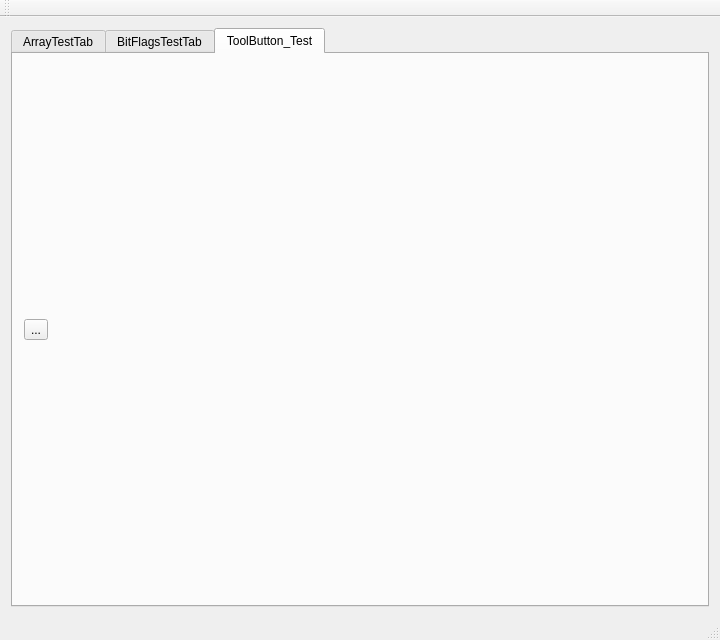
<?xml version="1.0" encoding="UTF-8"?>
<ui version="4.0">
 <class>BasicTestsClass</class>
 <widget class="QMainWindow" name="BasicTestsClass">
  <property name="geometry">
   <rect>
    <x>0</x>
    <y>0</y>
    <width>720</width>
    <height>640</height>
   </rect>
  </property>
  <property name="minimumSize">
   <size>
    <width>720</width>
    <height>640</height>
   </size>
  </property>
  <property name="windowTitle">
   <string>BasicTests</string>
  </property>
  <widget class="QWidget" name="centralWidget">
   <layout class="QVBoxLayout" name="verticalLayout">
    <item>
     <widget class="QTabWidget" name="tabWidget">
      <property name="currentIndex">
       <number>2</number>
      </property>
      <widget class="TzArrayTestTab" name="ArrayTestTab">
       <attribute name="title">
        <string>ArrayTestTab</string>
       </attribute>
       <layout class="QVBoxLayout" name="verticalLayout_2">
        <item>
         <layout class="QHBoxLayout" name="horizontalLayout">
          <item>
           <widget class="QPushButton" name="Array_start_pushButton">
            <property name="text">
             <string>开始</string>
            </property>
           </widget>
          </item>
          <item>
           <widget class="QPushButton" name="Array_end_pushButton">
            <property name="text">
             <string>结束</string>
            </property>
           </widget>
          </item>
         </layout>
        </item>
        <item>
         <widget class="QProgressBar" name="ArrayTestProgressBar">
          <property name="value">
           <number>0</number>
          </property>
          <property name="textVisible">
           <bool>true</bool>
          </property>
          <property name="invertedAppearance">
           <bool>true</bool>
          </property>
         </widget>
        </item>
        <item>
         <widget class="QTextEdit" name="Array_textEdit"/>
        </item>
       </layout>
      </widget>
      <widget class="QWidget" name="BitFlagsTestTab">
       <attribute name="title">
        <string>BitFlagsTestTab</string>
       </attribute>
       <layout class="QVBoxLayout" name="verticalLayout_3">
        <item>
         <widget class="QComboBox" name="comboBox_bit_test">
          <item>
           <property name="text">
            <string>用例1 —— 与操作</string>
           </property>
          </item>
          <item>
           <property name="text">
            <string>用例2 —— 或操作</string>
           </property>
          </item>
          <item>
           <property name="text">
            <string>用例3 —— +操作</string>
           </property>
          </item>
          <item>
           <property name="text">
            <string>用例4 —— -操作</string>
           </property>
          </item>
          <item>
           <property name="text">
            <string>用例5 —— 非操作</string>
           </property>
          </item>
          <item>
           <property name="text">
            <string>用例6 —— 数据设置与验证</string>
           </property>
          </item>
          <item>
           <property name="text">
            <string>用例7 —— 综合操作验证</string>
           </property>
          </item>
         </widget>
        </item>
        <item>
         <widget class="QProgressBar" name="progressBar_bit_test">
          <property name="value">
           <number>0</number>
          </property>
         </widget>
        </item>
        <item>
         <widget class="QTextEdit" name="textEdit_bit_test"/>
        </item>
       </layout>
      </widget>
      <widget class="QWidget" name="ToolButtonTestTab">
       <attribute name="title">
        <string>ToolButton_Test</string>
       </attribute>
       <layout class="QHBoxLayout" name="horizontalLayout_2">
        <item>
         <widget class="QToolButton" name="toolButton_test">
          <property name="text">
           <string>...</string>
          </property>
          <property name="popupMode">
           <enum>QToolButton::DelayedPopup</enum>
          </property>
         </widget>
        </item>
        <item>
         <spacer name="horizontalSpacer">
          <property name="orientation">
           <enum>Qt::Horizontal</enum>
          </property>
          <property name="sizeHint" stdset="0">
           <size>
            <width>40</width>
            <height>20</height>
           </size>
          </property>
         </spacer>
        </item>
       </layout>
      </widget>
     </widget>
    </item>
   </layout>
  </widget>
  <widget class="QMenuBar" name="menuBar">
   <property name="geometry">
    <rect>
     <x>0</x>
     <y>0</y>
     <width>720</width>
     <height>23</height>
    </rect>
   </property>
  </widget>
  <widget class="QToolBar" name="mainToolBar">
   <attribute name="toolBarArea">
    <enum>TopToolBarArea</enum>
   </attribute>
   <attribute name="toolBarBreak">
    <bool>false</bool>
   </attribute>
  </widget>
  <widget class="QStatusBar" name="statusBar"/>
 </widget>
 <layoutdefault spacing="6" margin="11"/>
 <customwidgets>
  <customwidget>
   <class>TzArrayTestTab</class>
   <extends>QWidget</extends>
   <header>basic_array_test_tab_widget.h</header>
   <container>1</container>
  </customwidget>
 </customwidgets>
 <resources>
  <include location="BasicTests.qrc"/>
 </resources>
 <connections/>
</ui>
